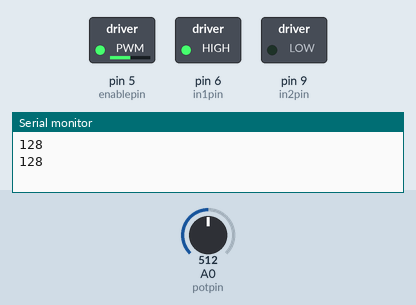
A sketch run on a simulated Arduino Uno, built with avr-gcc and run on an emulated ATmega328P. On the bench: switched loads named in the sketch (green lamp = pin HIGH), the last lines printed to the serial monitor. Inputs (shaded band) come from the test bench; at power-on: A0 (potpin) = 512.

Above: at 2.8 s.
2.9 s: A0 (potpin) set to 716
At 5.2 s:
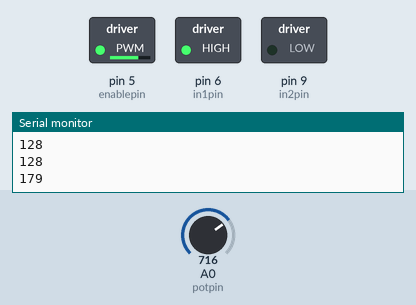
5.6 s: A0 (potpin) set to 900
At 6.8 s:
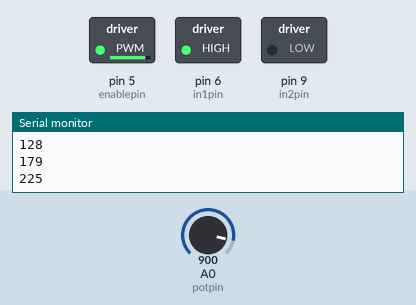
8.3 s: A0 (potpin) set to 122
At 11.1 s:
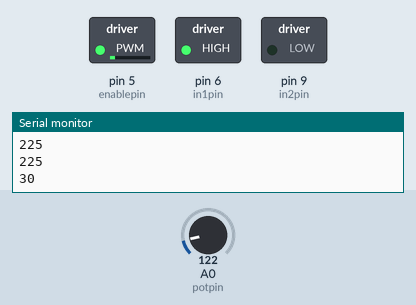
11.5 s: A0 (potpin) set to 0
At 12.6 s:
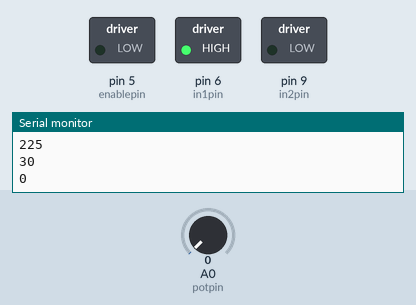
Timing chart, 0 to 14.5 s (numbered marks = the images above; inputs shaded):
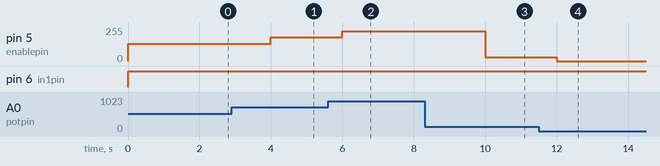

Measured:
- after the input at 2.9 s, pin 5 (enablepin): 128/255 → 179/255 after 1.1 s
- after the input at 5.6 s, pin 5 (enablepin): 179/255 → 225/255 after 0.40 s
- after the input at 8.3 s, pin 5 (enablepin): 225/255 → 30/255 after 1.7 s
- after the input at 11.5 s, pin 5 (enablepin): 30/255 → 0/255 after 0.50 s

The sketch:

motor3.ino
```cpp
int enablepin=5;
int in1pin=6;
int in2pin=9;
int switchpin=7;
int potpin=0;
int reverse=0;

void setup() {
  Serial.begin(9600);
  pinMode(in1pin,OUTPUT);
  pinMode(in2pin,OUTPUT);
  pinMode(enablepin,OUTPUT);
}

void loop() {
int speed=analogRead(potpin)/4;
Serial.println(speed);
setMotor(speed);
}

void setMotor(int speed){
  analogWrite(enablepin,speed);
  digitalWrite(in1pin,! reverse);
  digitalWrite(in2pin,reverse);
  delay(2000);

  }
```
